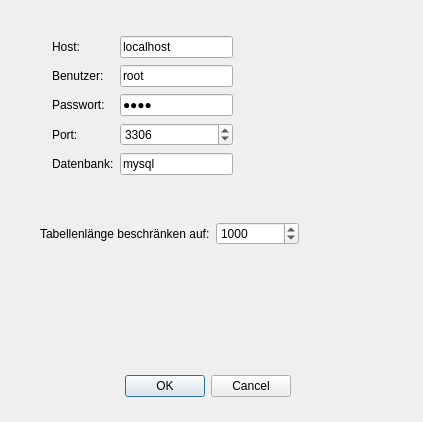
<?xml version="1.0" encoding="UTF-8"?>
<ui version="4.0">
 <class>Dialog_Verbinden</class>
 <widget class="QDialog" name="Dialog_Verbinden">
  <property name="geometry">
   <rect>
    <x>0</x>
    <y>0</y>
    <width>423</width>
    <height>422</height>
   </rect>
  </property>
  <property name="windowTitle">
   <string>Dialog</string>
  </property>
  <widget class="QDialogButtonBox" name="buttonBox">
   <property name="geometry">
    <rect>
     <x>60</x>
     <y>370</y>
     <width>231</width>
     <height>32</height>
    </rect>
   </property>
   <property name="orientation">
    <enum>Qt::Horizontal</enum>
   </property>
   <property name="standardButtons">
    <set>QDialogButtonBox::Cancel|QDialogButtonBox::Ok</set>
   </property>
  </widget>
  <widget class="QWidget" name="layoutWidget">
   <property name="geometry">
    <rect>
     <x>52</x>
     <y>35</y>
     <width>181</width>
     <height>143</height>
    </rect>
   </property>
   <layout class="QGridLayout" name="gridLayout">
    <item row="0" column="0">
     <widget class="QLabel" name="label">
      <property name="text">
       <string>Host:</string>
      </property>
     </widget>
    </item>
    <item row="0" column="1">
     <widget class="QLineEdit" name="lineEdit_Host">
      <property name="text">
       <string>localhost</string>
      </property>
     </widget>
    </item>
    <item row="1" column="0">
     <widget class="QLabel" name="label_2">
      <property name="text">
       <string>Benutzer:</string>
      </property>
     </widget>
    </item>
    <item row="1" column="1">
     <widget class="QLineEdit" name="lineEdit_Benutzer">
      <property name="text">
       <string>root</string>
      </property>
     </widget>
    </item>
    <item row="2" column="0">
     <widget class="QLabel" name="label_3">
      <property name="text">
       <string>Passwort:</string>
      </property>
     </widget>
    </item>
    <item row="2" column="1">
     <widget class="QLineEdit" name="lineEdit_Passwort">
      <property name="text">
       <string>root</string>
      </property>
      <property name="echoMode">
       <enum>QLineEdit::PasswordEchoOnEdit</enum>
      </property>
     </widget>
    </item>
    <item row="3" column="0">
     <widget class="QLabel" name="label_4">
      <property name="text">
       <string>Port:</string>
      </property>
     </widget>
    </item>
    <item row="3" column="1">
     <widget class="QSpinBox" name="spinBox_Port">
      <property name="maximum">
       <number>65536</number>
      </property>
      <property name="value">
       <number>3306</number>
      </property>
     </widget>
    </item>
    <item row="4" column="0">
     <widget class="QLabel" name="label_6">
      <property name="text">
       <string>Datenbank:</string>
      </property>
     </widget>
    </item>
    <item row="4" column="1">
     <widget class="QLineEdit" name="lineEdit_Datenbank">
      <property name="text">
       <string>mysql</string>
      </property>
     </widget>
    </item>
   </layout>
  </widget>
  <widget class="QWidget" name="">
   <property name="geometry">
    <rect>
     <x>40</x>
     <y>220</y>
     <width>259</width>
     <height>27</height>
    </rect>
   </property>
   <layout class="QHBoxLayout" name="horizontalLayout">
    <item>
     <widget class="QLabel" name="label_5">
      <property name="text">
       <string>Tabellenlänge beschränken auf:</string>
      </property>
     </widget>
    </item>
    <item>
     <widget class="QSpinBox" name="spinBox">
      <property name="maximum">
       <number>9999999</number>
      </property>
      <property name="value">
       <number>1000</number>
      </property>
     </widget>
    </item>
   </layout>
  </widget>
 </widget>
 <resources/>
 <connections>
  <connection>
   <sender>buttonBox</sender>
   <signal>accepted()</signal>
   <receiver>Dialog_Verbinden</receiver>
   <slot>accept()</slot>
   <hints>
    <hint type="sourcelabel">
     <x>248</x>
     <y>254</y>
    </hint>
    <hint type="destinationlabel">
     <x>157</x>
     <y>274</y>
    </hint>
   </hints>
  </connection>
  <connection>
   <sender>buttonBox</sender>
   <signal>rejected()</signal>
   <receiver>Dialog_Verbinden</receiver>
   <slot>reject()</slot>
   <hints>
    <hint type="sourcelabel">
     <x>316</x>
     <y>260</y>
    </hint>
    <hint type="destinationlabel">
     <x>286</x>
     <y>274</y>
    </hint>
   </hints>
  </connection>
 </connections>
</ui>
